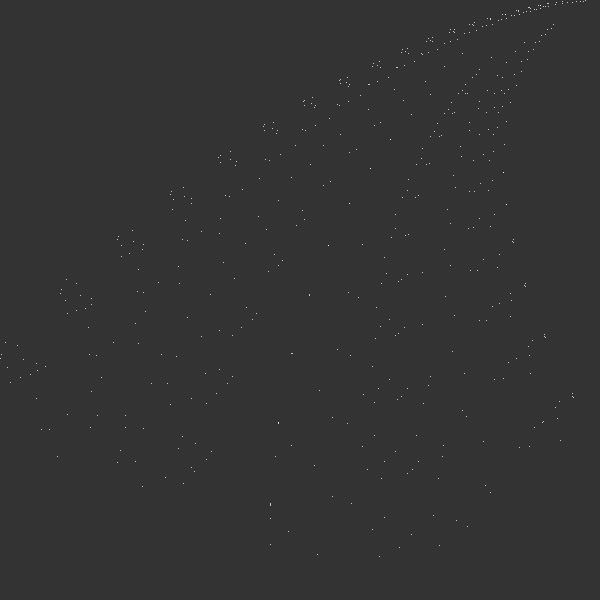
Frame 1 (no input)
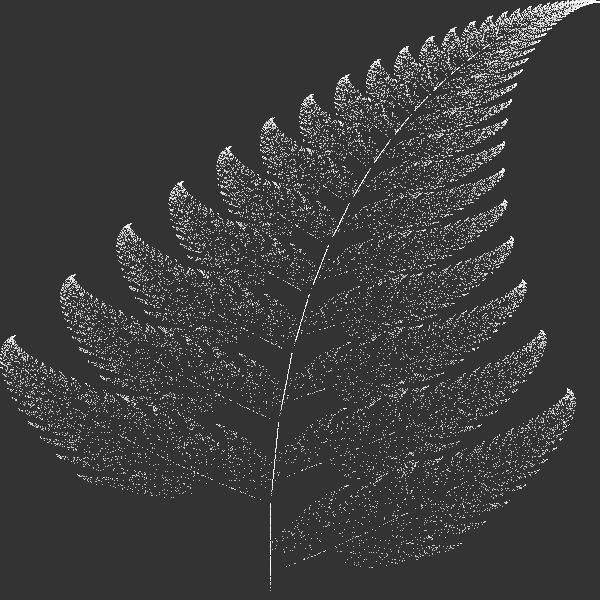
Frame 60 (the mouse pressed at the canvas centre just before this capture)
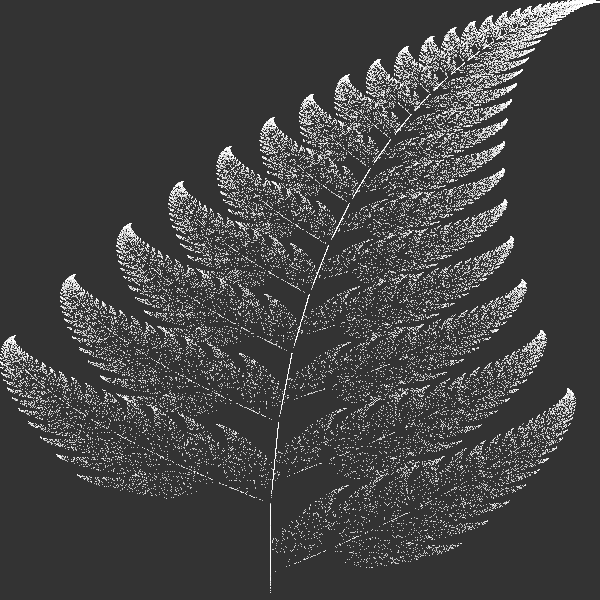
Frame 120 (the mouse held since frame 60 and released just before this capture)

The Processing sketch that drew these frames (run headless with seeded random() and noise(); from frame 60 on, the mouse is pressed at the canvas centre):

// Processing sketch: barnsleyfern_array
// ── barnsleyfern_array.pde
//https://en.wikipedia.org/wiki/Barnsley_fern

float[][] f1 = { {0, 0}, {0, 0.16}             };
float[][] f2 = { {0.85, 0.04}, {-0.04, 0.85}   };
float[][] f3 = { {0.20, -0.26}, {0.23, 0.22}   };
float[][] f4 = { {-0.15, 0.28}, {0.26, 0.24}   };

float[] f = {0, 1.6, 1.6, 0.44};
float[] prob = {0.01, 0.85, 0.93};


//mutated mapping
/*
float[][] f1 = { {0, 0}, {0, 0.25}             };
float[][] f2 = { {0.95, 0.005}, {-0.005, 0.93}   };
float[][] f3 = { {0.035, -0.2}, {0.16, 0.04}   };
float[][] f4 = { {-0.04, 0.2}, {0.16, 0.04}   };

float[] f = {-0.4, 0.5, 0.02, 0.12};
float[] prob = {0.02, 0.84, 0.93};
*/

float x = 0;
float y = 0;

void setup() {
  size(600, 600);
  background(51);
}
void nextPoint() {
  float nextX;
  float nextY;

  float r = random(1);

  if (r < prob[0]) {
    // 1
    nextX =  f1[0][0];
    nextY = f1[1][1] * y;
  } else if (r < prob[1]) {
    // 2
    nextX = f2[0][0] * x + f2[0][1] * y;
    nextY = f2[1][0] * x +  f2[1][1] * y + f[1];
  } else if (r < prob[2]) {
    // 3
    nextX =  f3[0][0] * x + f3[0][1] * y;
    nextY =  f3[1][0] * x + f3[1][1] * y + f[2];
  } else {
    // 4
    nextX = f4[0][0] * x +  f4[0][1] * y;
    nextY =  f4[1][0] * x +  f4[1][1] * y + f[3];
  }

  x = nextX;
  y = nextY;
}

void drawPoint() {
  stroke(255);
  //strokeWeight(2);
  float px = map(x, -2.1820, 2.6558, 0, width);
  float py = map(y, 0, 9.9983, height, 0);
  point(px, py);
}

void draw() {
  for (int i = 0; i < 500; i++) {
    drawPoint();
    nextPoint();
  }
}
